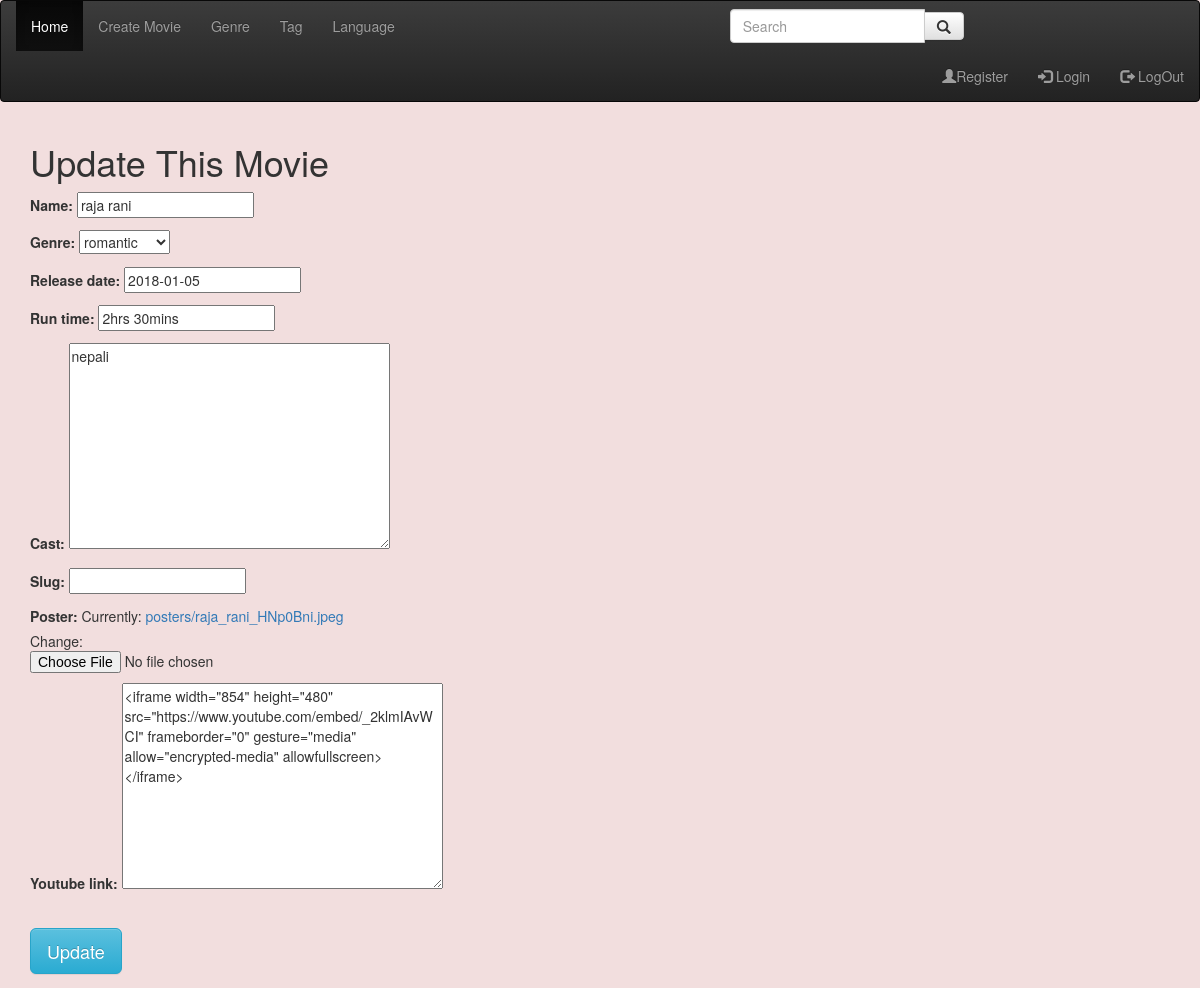
The app's page /movie/18/update/ with its own data.
### Qfxcinema/models.py (models this page shows, shortened)
class Movie(models.Model):
    name = models.CharField(max_length=100, blank=False, null=False)
    genre = models.ForeignKey(Genre, related_name='genre', on_delete=models.DO_NOTHING)
    release_date = models.DateField(auto_now=False, auto_now_add=False)
    run_time = models.CharField(max_length=15)
    cast = models.TextField()
    slug = models.SlugField(unique=True, blank=True, max_length=50, null=True)
    poster = models.ImageField(upload_to='posters', null=True)
    youtube_link = models.TextField(blank=True, null=True)

class Genre(models.Model):
    name = models.CharField(max_length=30)
    def __str__(self):
        return self.name

### Qfxcinema/movie_views.py (the view)
# urls.py: path('<int:pk>/update/', MovieUpdateView.as_view(), name='movie-update'),
class MovieUpdateView(UpdateView):
    model = Movie
    template_name = 'Qfxcinema/create.html'
    fields = '__all__'
    success_url = reverse_lazy('Qfxcinema:movie-list')
    def get_context_data(self, **kwargs):
        context = super(MovieUpdateView, self).get_context_data(**kwargs)
        context = {
            'Update' : 'Update',
            'form'   :  self.get_form(),
            'Update_Movie' : 'Update This Movie',
        }
        return context

### Qfxcinema/templates/Qfxcinema/create.html (shortened to what this page needs)
{% extends 'base.html' %}
{% block body %}
<div class="container">
	<h1>{{ Create_Movie }} {{ Update_Movie }}</h1>
	<form method="Post" enctype="multipart/form-data">
		{{ form.as_p }} <br>
		<button type="submit" class="btn btn-info btn-lg">{{ Create }} {{ Update }}</button>
	</form>
</div>
{% endblock%}

### records on screen
Movie: name "raja rani", genre "romantic", release_date "2018-01-05", run_time "2hrs 30mins", cast "nepali", youtube_link "<iframe width=\"854\" height=\"480\" src=\"https://www.youtube.com/embed/_2klmIAvWCI\" frameborder=\"0\" gesture=\"media\" allow=\"encrypted-media\" allowfullscreen></iframe>"

### other values on screen
{{ Update_Movie }} "Update This Movie"
{{ Update }} "Update"
